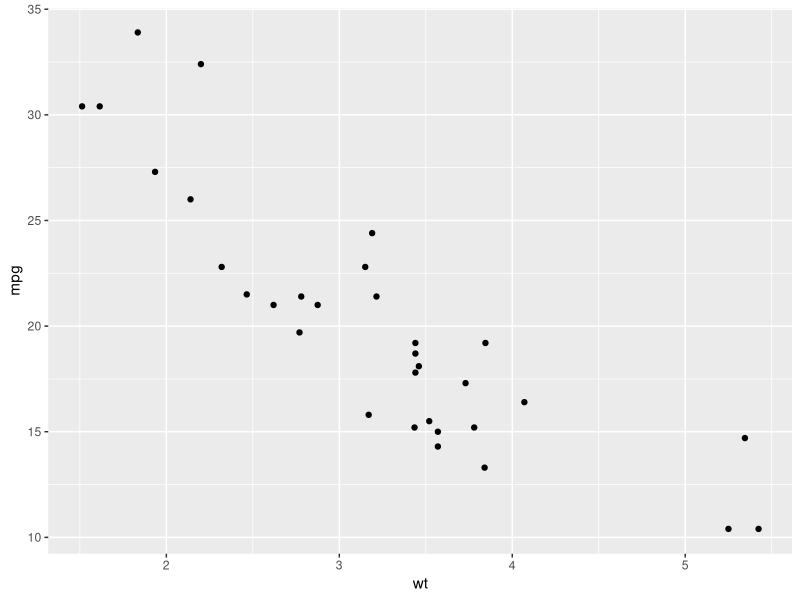
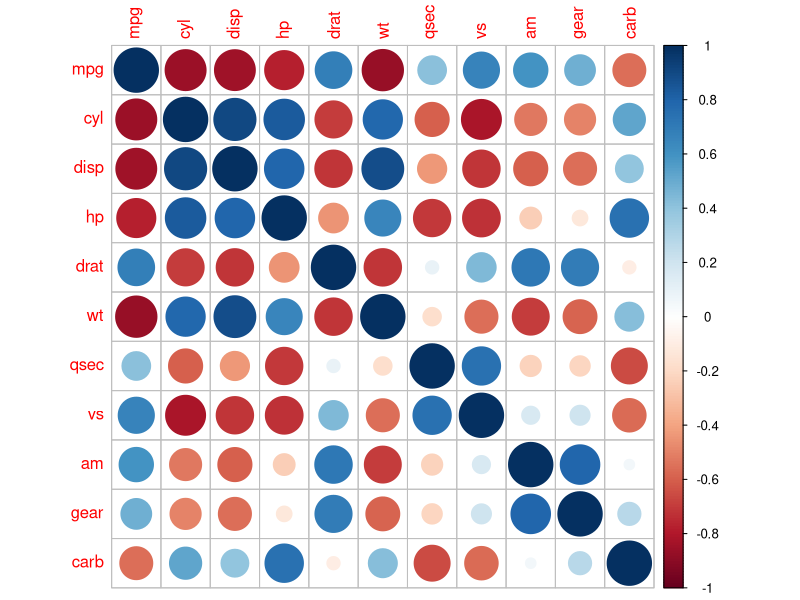
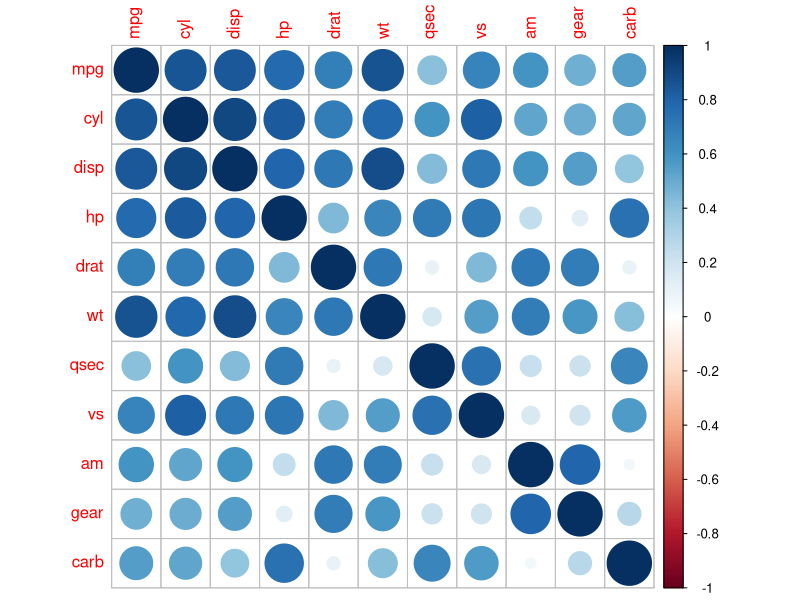

Source code (R) for these figures, in order:
## ---- chunk 1
library(lme4)
library(tidyverse)
## ---- chunk 2
mtcars <- mtcars
skim_mtcars <- skimr::skim(mtcars)
View(skim_mtcars)
## ---- chunk 3
?mtcars
## ---- chunk 4
summary(mtcars)
## ---- chunk 5
ggplot(mtcars, aes(x = wt, y = mpg)) +
  geom_point()
## ---- chunk 6
m1 <- lm(mpg ~ wt, data = mtcars)
summary(m1)
## ---- chunk 7
m2 <- lm(mpg ~ wt + hp, data = mtcars)
summary(m2)
## ---- chunk 8
anova(m1, m2) # order matters
## ---- chunk 9
anova(m2, m1)
## ---- chunk 10
m3 <- lm(mpg ~ wt + hp + cyl, data = mtcars)
summary(m3)
## ---- chunk 11
anova(m2, m3)
## ---- chunk 12
anova(m1, m3)

anova(m1, m2)
anova(m2, m3)

anova(m1, m2, m3)
## ---- chunk 13
AIC(m1, m2)
## ---- chunk 14
m.all <- lm(mpg ~ ., data = mtcars)
summary(m.all)

stepwise_model <- step(m.all, direction = "both")

# in order to use "forward", you need to present it a "scope" by including the null model
m.null <- lm(mpg ~ 1, data = mtcars)
stepwise_model <- step(m.null, scope = list(lower = m.null, upper = m.all),direction = "forward")
## ---- chunk 15
m.best <- lm(mpg ~ wt + qsec + am, data = mtcars)
summary(m.best)

anova(m2, m.best) # doesn't really work because these models aren't nested, but you can try!

# how would you fix this?
AIC(m2, m.best)

## ---- chunk 16
library(corrplot)
m <- cor(mtcars)
corrplot(m)
corrplot(abs(m))
